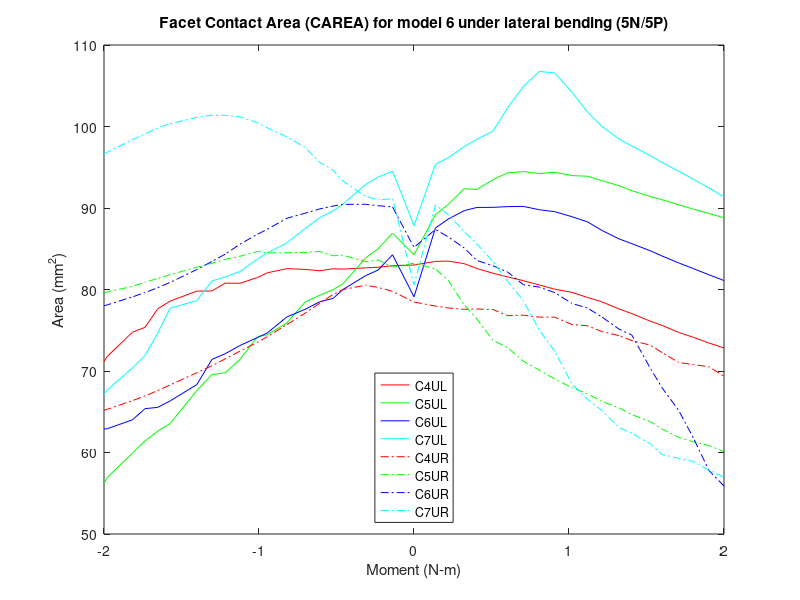

MATLAB code for this plot:
% Facet Contact Area (CAREA)
% model6_LatSlide_NoTether/5n & 5p
clear all;
%% 5P
figure (20)

c4ulxp=[2 2.06926 2.11039 2.16205 2.20253 2.25469 2.30237 2.35235 2.40447 2.45402 2.50951 2.55995 2.60457 2.66104 2.70282 2.76219 2.80057 2.85371 2.90136 2.95138 3 ]-2;
c4ulyp=[83.006 83.4435 83.4892 83.173 82.5802 81.9948 81.5469 81.086 80.5551 80.0384 79.6497 79.0177 78.5114 77.6219 77.0423 76.1138 75.5957 74.7376 74.1346 73.4353 72.8276];

c4urxp=[2 2.06926 2.11039 2.16205 2.20253 2.25469 2.30237 2.35235 2.40447 2.45402 2.50951 2.55995 2.60457 2.66104 2.70282 2.76219 2.80057 2.85371 2.90136 2.95138 3]-2;
c4uryp=[78.46 77.9701 77.7289 77.5662 77.6069 77.5434 76.7903 76.8528 76.6075 76.6115 75.7126 75.5508 74.8585 74.3412 73.7306 73.1763 72.2512 71.0538 70.7829 70.5285 69.3609];

c5ulxp=[2 2.06926 2.11039 2.16205 2.20253 2.25469 2.30237 2.35235 2.40447 2.45402 2.50951 2.55995 2.60457 2.66104 2.70282 2.76219 2.80057 2.85371 2.90136 2.95138 3]-2;
c5ulyp=[84.2659 89.1914 90.4421 92.3746 92.2695 93.4811 94.3192 94.468 94.227 94.3883 93.9708 93.9022 93.3808 92.7381 92.1301 91.4073 91.0184 90.4066 89.8573 89.3353 88.7987];

c5urxp=[2 2.06926 2.11039 2.16205 2.20253 2.25469 2.30237 2.35235 2.40447 2.45402 2.50951 2.55995 2.60457 2.66104 2.70282 2.76219 2.80057 2.85371 2.90136 2.95138 3]-2;
c5uryp=[83.2277 82.5283 81.1386 78.1045 76.4043 73.7706 72.8696 71.2094 70.1021 69.0146 67.9553 67.2016 66.2939 65.483 64.6569 63.7824 62.8698 61.8564 61.2997 60.8597 60.1012];

c6ulxp=[2 2.06926 2.11039 2.16205 2.20253 2.25469 2.30237 2.35235 2.40447 2.45402 2.50951 2.55995 2.60457 2.66104 2.70282 2.76219 2.80057 2.85371 2.90136 2.95138 3]-2;
c6ulyp=[79.1017 87.5586 88.6415 89.6743 90.0692 90.0811 90.1699 90.1987 89.7847 89.5512 88.9336 88.2945 87.2846 86.2172 85.6235 84.7529 84.1037 83.2649 82.5594 81.8092 81.1004];

c6urxp=[2 2.06926 2.11039 2.16205 2.20253 2.25469 2.30237 2.35235 2.40447 2.45402 2.50951 2.55995 2.60457 2.66104 2.70282 2.76219 2.80057 2.85371 2.90136 2.95138 3]-2;
c6uryp=[85.1667 87.3714 86.4533 85.0955 83.5727 82.9068 82.1321 80.5965 80.2928 79.6168 78.2892 77.722 76.6677 75.146 74.4028 70.3485 67.9229 65.1759 61.7762 57.7923 55.8897];

c7ulxp=[2 2.06926 2.11039 2.16205 2.20253 2.25469 2.30237 2.35235 2.40447 2.45402 2.50951 2.55995 2.60457 2.66104 2.70282 2.76219 2.80057 2.85371 2.90136 2.95138 3]-2;
c7ulyp=[87.8318 95.3716 96.1729 97.5306 98.4292 99.4287 102.326 104.887 106.759 106.573 104.21 101.756 100.072 98.4731 97.6049 96.4253 95.5782 94.5154 93.5227 92.4704 91.359];

c7urxp=[2 2.06926 2.11039 2.16205 2.20253 2.25469 2.30237 2.35235 2.40447 2.45402 2.50951 2.55995 2.60457 2.66104 2.70282 2.76219 2.80057 2.85371 2.90136 2.95138 3]-2;
c7uryp=[80.5611 90.3643 89.1946 87.1071 85.6142 83.4303 80.9959 78.6481 74.9901 72.4071 68.4158 66.5236 65.1994 63.0726 62.3661 61.07 59.7516 59.2883 58.9013 57.8357 56.9759  ];

%% 5N

c4ulxn=-1*[2 2.06926 2.11544 2.15658 2.22964 2.26089 2.30352 2.35172 2.40991 2.47326 2.50451 2.56164 2.6091 2.65161 2.70076 2.78645 2.82704 2.86763 2.90822 2.98941 3 ]+2;
c4ulyn=[83.006 82.9111 82.7345 82.654 82.5018 82.5449 82.2968 82.4704 82.5588 82.0471 81.4788 80.7626 80.7863 79.8276 79.7987 78.5805 77.6172 75.3618 74.7574 71.7834 71.1449];

c4urxn=-1*[2 2.06926 2.11544 2.15658 2.22964 2.26089 2.30352 2.35172 2.40991 2.47326 2.50451 2.56164 2.6091 2.65161 2.70076 2.78645 2.82704 2.86763 2.90822 2.98941 3 ]+2;
c4uryn=[78.46 79.7721 80.2621 80.5227 79.9936 79.3963 78.336 77.0896 75.6964 74.2172 73.5239 72.4376 71.4888 70.6532 69.7826 68.2981 67.6011 66.9378 66.3606 65.3069 65.1865];

c5ulxn=-1*[2 2.06926 2.11544 2.15658 2.22964 2.26089 2.30352 2.35172 2.40991 2.47326 2.50451 2.56164 2.6091 2.65161 2.70076 2.78645 2.82704 2.86763 2.90822 2.98941 3 ]+2;
c5ulyn=[84.2659 86.9124 85.007 83.8557 80.6893 79.9924 79.309 78.4458 75.9073 74.448 74.2117 71.4183 69.7815 69.5663 67.5895 63.5645 62.6122 61.4171 59.9361 56.931 56.1944 ];

c5urxn=-1*[2 2.06926 2.11544 2.15658 2.22964 2.26089 2.30352 2.35172 2.40991 2.47326 2.50451 2.56164 2.6091 2.65161 2.70076 2.78645 2.82704 2.86763 2.90822 2.98941 3 ]+2;
c5uryn=[83.2277 82.7625 83.6236 83.4132 84.2041 84.1407 84.6658 84.5603 84.5102 84.4861 84.6635 84.0772 83.6959 83.2159 82.7321 81.8219 81.3483 80.9018 80.3806 79.7078 79.5741];

c6ulxn=-1*[2 2.06926 2.11544 2.15658 2.22964 2.26089 2.30352 2.35172 2.40991 2.47326 2.50451 2.56164 2.6091 2.65161 2.70076 2.78645 2.82704 2.86763 2.90822 2.98941 3 ]+2;
c6ulyn=[79.1017 84.2683 82.3996 81.6845 79.9886 78.911 78.5045 77.5599 76.6398 74.6726 74.1116 73.1252 72.1186 71.4268 68.3276 66.3328 65.5354 65.3803 64.0119 62.9209 62.8871];

c6urxn=-1*[2 2.06926 2.11544 2.15658 2.22964 2.26089 2.30352 2.35172 2.40991 2.47326 2.50451 2.56164 2.6091 2.65161 2.70076 2.78645 2.82704 2.86763 2.90822 2.98941 3 ]+2;
c6uryn=[85.1667 90.1346 90.2796 90.4559 90.4502 90.2412 89.8975 89.358 88.7418 87.3904 86.7902 85.5545 84.3347 83.4494 82.4479 80.8746 80.2128 79.6274 79.0912 78.1184 77.9956];

c7ulxn=-1*[2 2.06926 2.11544 2.15658 2.22964 2.26089 2.30352 2.35172 2.40991 2.47326 2.50451 2.56164 2.6091 2.65161 2.70076 2.78645 2.82704 2.86763 2.90822 2.98941 3 ]+2;
c7ulyn=[87.8318 94.5135 93.8059 92.8704 90.4603 89.6641 88.8267 87.4739 85.7228 84.4858 83.7496 82.205 81.5479 81.0478 78.6337 77.7125 74.6178 71.8975 70.3867 67.6758 67.1665];

c7urxn=-1*[2 2.06926 2.11544 2.15658 2.22964 2.26089 2.30352 2.35172 2.40991 2.47326 2.50451 2.56164 2.6091 2.65161 2.70076 2.78645 2.82704 2.86763 2.90822 2.98941 3 ]+2;
c7uryn=[80.5611 91.136 91.0013 91.4314 93.3152 94.6429 95.5829 97.4511 98.7243 99.8419 100.461 101.188 101.378 101.389 101.118 100.35 99.8228 99.1012 98.3885 96.8503 96.6393];
%% left

c4xl=2*[flip(c4ulxn(2:21)),c4ulxp];
c4yl=[flip(c4ulyn(2:21)),c4ulyp];
a=plot(c4xl,c4yl,'r');
hold on

c5xl=2*[flip(c5ulxn(2:21)),c5ulxp];
c5yl=[flip(c5ulyn(2:21)),c5ulyp];
b=plot(c5xl,c5yl,'g');
hold on

c6xl=2*[flip(c6ulxn(2:21)),c6ulxp];
c6yl=[flip(c6ulyn(2:21)),c6ulyp];
c=plot(c6xl,c6yl,'b');
hold on

c7xl=2*[flip(c7ulxn(2:21)),c7ulxp];
c7yl=[flip(c7ulyn(2:21)),c7ulyp];
d=plot(c7xl,c7yl,'c');
hold on
%% Right

c4xr=2*[flip(c4urxn(2:21)),c4urxp];
c4yr=[flip(c4uryn(2:21)),c4uryp];
e=plot(c4xr,c4yr,'-.r');
hold on

c5xr=2*[flip(c5urxn(2:21)),c5urxp];
c5yr=[flip(c5uryn(2:21)),c5uryp];
f=plot(c5xr,c5yr,'-.g');
hold on

c6xr=2*[flip(c6urxn(2:21)),c6urxp];
c6yr=[flip(c6uryn(2:21)),c6uryp];
g=plot(c6xr,c6yr,'-.b');
hold on

c7xr=2*[flip(c7urxn(2:21)),c7urxp];
c7yr=[flip(c7uryn(2:21)),c7uryp];
h=plot(c7xr,c7yr,'-.c');

leg=[a,b,c,d,e,f,g,h];
title('Facet Contact Area (CAREA) for model 6 under lateral bending (5N/5P)')
xlabel('Moment (N-m)')
ylabel('Area (mm^2)')
legend(leg,'C4UL','C5UL','C6UL','C7UL','C4UR','C5UR','C6UR','C7UR','location','south')
